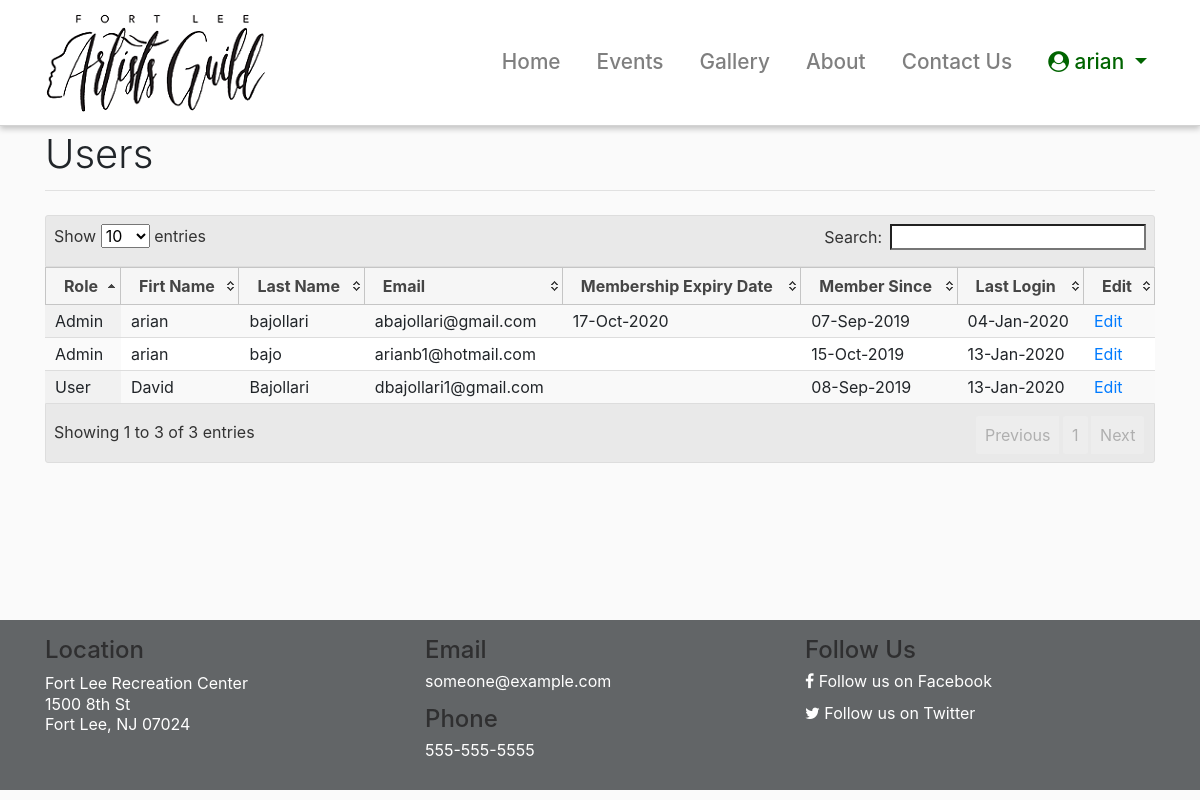
/users (signed in), run on an earlier commit of the app's database.
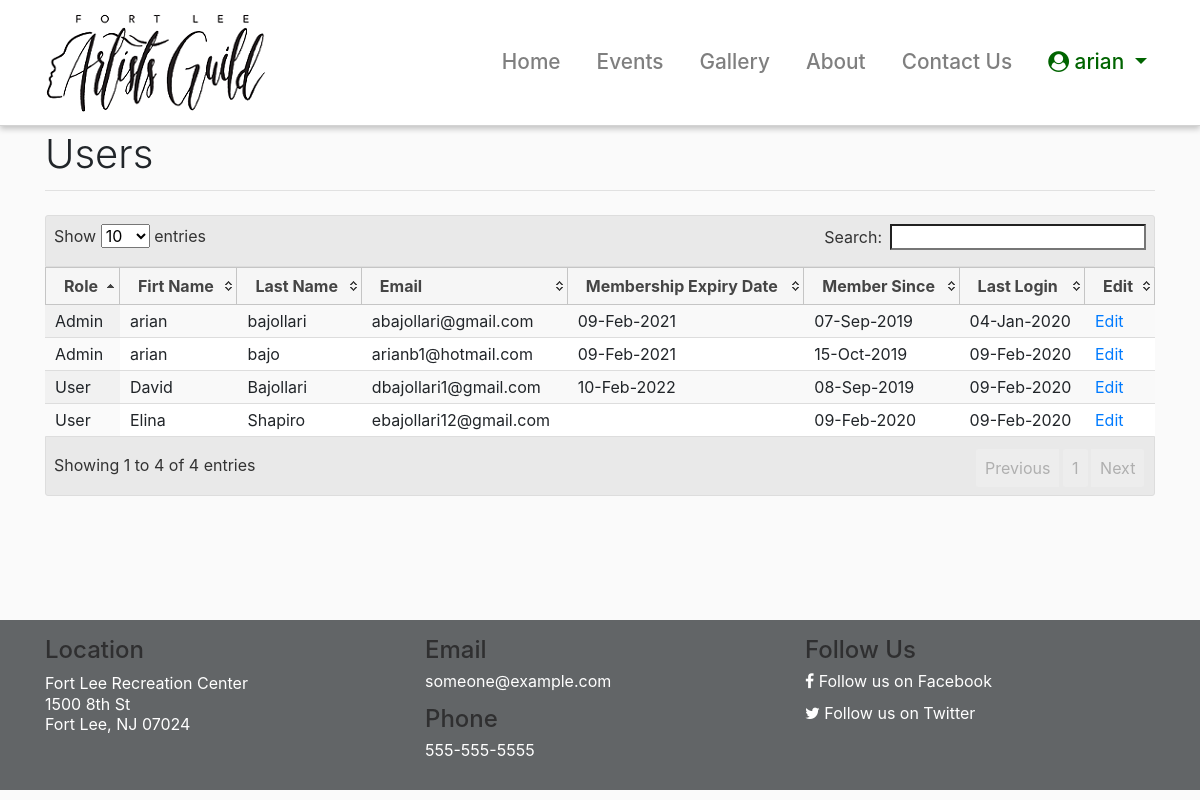
And on a later commit of the database.
### flag/auth/models.py (models this page shows, shortened)
class User(UserMixin, db.Model):
    __tablename__ = 'flagusers'
    id = db.Column(db.Integer,
                   primary_key=True)
    firstName = db.Column(db.String,
                     nullable=False,
                     unique=False)
    lastName = db.Column(db.String,
                     nullable=False,
                     unique=False)
    email = db.Column(db.String(40),
                      unique=True,
                      nullable=False)
    password = db.Column(db.String(200),
                         primary_key=False,
                         unique=False,
                         nullable=False)
    phone = db.Column(db.String(15),
                        index=False,
                        unique=False,
                        nullable=True)
    website = db.Column(db.String(150),
                        index=False,
                        unique=False,
                        nullable=True)
    userRole = db.Column(db.String(1),
                        index=False,
                        unique=False,
                        nullable=False)
    created_On = db.Column(db.DateTime,
                           index=False,
                           unique=False,
                           nullable=False,
                           default=datetime.datetime.now)
    last_login = db.Column(db.DateTime,
                           index=False,
                           unique=False,
                           nullable=True)
    memberStartDate = db.Column(db.DateTime,
                           index=False,
                           unique=False,
                           nullable=True)
    memberExpireDate = db.Column(db.DateTime,
                           index=False,
                           unique=False,
                           nullable=True)
    membershipStatus = db.Column(db.String(1),
                           index=False,
                           unique=False,
                           nullable=True)

### flag/auth/routes.py (the view)
@bpAuth.route('/users')
def users():
    if not current_user.is_authenticated:
        return redirect(url_for('home'))
    if current_user.userRole != "A":
        abort(401) # unauthorized
    allUsers = User.query.all()
    return render_template('auth/users.html', userList = allUsers)

### flag/auth/routes.py (called while the page is built)
@login_manager.user_loader
def load_user(user_id):
    if user_id is not None:
        return User.query.get(user_id)
    return None

### flag/templates/auth/users.html (shortened to what this page needs)
{% extends "layout.html" %}
{% block content %}
<script type=text/javascript src="{{ url_for('static', filename='js/datatables.min.js') }}"></script>
<link rel="stylesheet" href="{{ url_for('static', filename='css/datatables.min.css') }}">
{{ page_title('Users') }}
<table class="display" id="tblUsers" style="width:100%">
    <thead>
        <tr>
            <th>Role</th>
            <th>Firt Name</th>
            <th>Last Name</th>
            <th>Email</th>
            <th>Membership Expiry Date</th>
            <th>Member Since</th>
            <th>Last Login</th>
            <th>Edit</th>
        </tr>
    </thead>
    <tbody>
        {% for user in userList %}
        <tr>
            <td>{% if user.userRole == 'A' %} Admin  {% else %} User {% endif %}</td>
            <td>{{ user.firstName }}</td>
            <td>{{ user.lastName }}</td>
            <td>{{ user.email }}</td>
            <td>
                {% if user.memberExpireDate != None %}
                    {{ user.memberExpireDate.strftime('%d-%b-%Y') }}
                {% endif %}
            </td>
            <td>{{ user.created_On.strftime('%d-%b-%Y') }}</td>
            <td>{{ user.last_login.strftime('%d-%b-%Y') }}</td>
            <td>
                <a href="{{ url_for('auth.profile', user_id = user.id) }}" role="button">
                    Edit
                </a>
            </td>
        </tr>
        {% endfor %}
    </tbody>
</table>
{% endblock %}

### flag/templates/layout.html (shortened to what this page needs)
{% from 'macros.html' import nav_link, page_title with context %}
<!DOCTYPE html>
<html lang="en">
<head>
  <link rel="stylesheet" href="{{ url_for('static', filename='css/jquery-ui.min.css') }}">
  <link rel="stylesheet" href="{{ url_for('static', filename='css/bootstrap.min.css') }}">
  <link rel="stylesheet" href="{{ url_for('static', filename='css/font-awesome.min.css') }}">
  <link rel="stylesheet" href="{{ url_for('static', filename='css/app.css') }}">
</head>
<body>
  <nav class="navbar navbar-expand-lg navbar-light navbar-bg fixed-top">
    <div class="container">
      <a class="navbar-brand" href="/">
        <img src="/static/images/logo1.png" alt="">
      </a>
      <div class="collapse navbar-collapse" id="navbarResponsive">
        <ul class="navbar-nav ml-auto">
          {{ nav_link('home', 'Home') }}
          {{ nav_link('events.events', 'Events') }}
          {{ nav_link('gallery.gallery', 'Gallery') }}
          {{ nav_link('public.about', 'About') }}
          {{ nav_link('public.contact', 'Contact Us') }}
          {% if current_user.is_authenticated %}
          <li class="nav-item dropdown">
            <a class="nav-link dropdown-toggle" href="#" id="navbardrop" data-toggle="dropdown" style="color:darkgreen;">
              <i class="fa fa-user-circle"></i>&nbsp;{{ current_user.firstName }}
            </a>
          </li>
          {% else %}
          <li class="nav-item">
            <a class="nav-link"
              style="border: 1px solid darkgreen; display:inline-block;padding-left: 15px; padding-right: 15px;border-radius:20px;"
              href="{{ url_for('auth.login') }}">Login</a>
          </li>
          {% endif %}
        </ul>
      </div>
    </div>
  </nav>
  <div class="container" style="min-height: 500px;padding-top:10px;">
    {% block content %}
    {% endblock %}
  </div>
  <footer class="py-5" style="padding: 1rem !important;background-color: #626567;">
    <div class="container">
      <div class="row" style="color:white;">
        <div class="col-sm-4">
          <h4 style="color:#2F2F30;">Location</h4>
          <p>
            <a href="https://goo.gl/maps/iVhmAzEYue3JvERB9" target="_blank" style="color:#ffffff;">
              <span style="line-height: 1.3rem;">Fort Lee Recreation Center</span><br>
              <span style="line-height: 1.3rem;">1500 8th St</span><br>
              <span style="line-height: 1.3rem;">Fort Lee, NJ 07024</span>
            </a>
          </p>
        </div>
        <div class="col-sm-4">
          <h4 style="color:#2F2F30;">Email</h4>
          <p>
            <a href="mailto:someone@example.com" target="_top"  style="color:#ffffff;">someone@example.com</a>
          </p>
          <h4 style="color:#2F2F30;">Phone</h4>
          <p>
            <a href="tel:555-555-5555"  style="color:#ffffff;">555-555-5555</a>
          </p>
        </div>
        <div class="col-sm-4">
          <h4 style="color:#2F2F30;">Follow Us</h4>
          <p>
            <a href="https://facebook.com/flag" target="_blank"  style="color:#ffffff;"><i class="fa fa-facebook"></i>&nbsp;Follow us on
              Facebook</a>
          </p>
          <p>
            <a href="https://twitter.com/flag" target="_blank"  style="color:#ffffff;"><i class="fa fa-twitter"></i>&nbsp;Follow us on
              Twitter</a>
          </p>
        </div>
      </div>
  </footer>
</body>
</html>

### flag/templates/macros.html (shortened to what this page needs)
{% macro nav_link(endpoint, name) %}
{% if request.endpoint != None and request.endpoint.endswith(endpoint)%}
<li class="nav-item active">
  <a class="nav-link" href="{{ url_for(endpoint) }}">{{ name }}
    <span class="sr-only">(current)</span>
  </a>
</li>
{% else %}
<li class="nav-item">
  <a class="nav-link" href="{{ url_for(endpoint) }}">{{ name }}</a>
</li>
{% endif %} {% endmacro %}
{% macro page_title(title, buttonUrl='', buttonValue='') %}
<div class="row">
  <div class="col-sm-6">
      <h1 class="font-weight-light text-center text-lg-left">{{ title }}</h1>
  </div>
</div>
<hr class="mt-1 mb-4">
{% endmacro %}

### flag/static/css/app.css (style rules this page uses)
body { margin:0px; line-height: 1 !important; padding-top: 120px; background-color: #FAFAFA; }
.navbar-bg { background-color: white !important; border-bottom: lightgray solid 1px; box-shadow: 0px 0.03rem 0.09rem rgba(0,0,0,0.18), 0px 0.16rem 0.36rem rgba(0,0,0,0.22); padding:.5rem .5rem; }
.nav-item { font-size: 1.3rem; font-weight: 500; padding-left: 20px; }

What changed in the data, as far as the page shows it:
changed User "bajollari": memberExpireDate "17-Oct-2020" → "09-Feb-2021"
changed User "David": memberExpireDate (not shown) → "10-Feb-2022"; last_login "13-Jan-2020" → "09-Feb-2020"
changed User "bajo": memberExpireDate (not shown) → "09-Feb-2021"; last_login "13-Jan-2020" → "09-Feb-2020"
added User: userRole "User", firstName "Elina", lastName "Shapiro", email "ebajollari12@gmail.com", created_On "09-Feb-2020", last_login "09-Feb-2020"
Also different on the page:
text written by a page script: "Show entries Search: Showing 1 to 3 of 3 entries Previous 1 Next" → "Show entries Search: Showing 1 to 4 of 4 entries Previous 1 Next"
